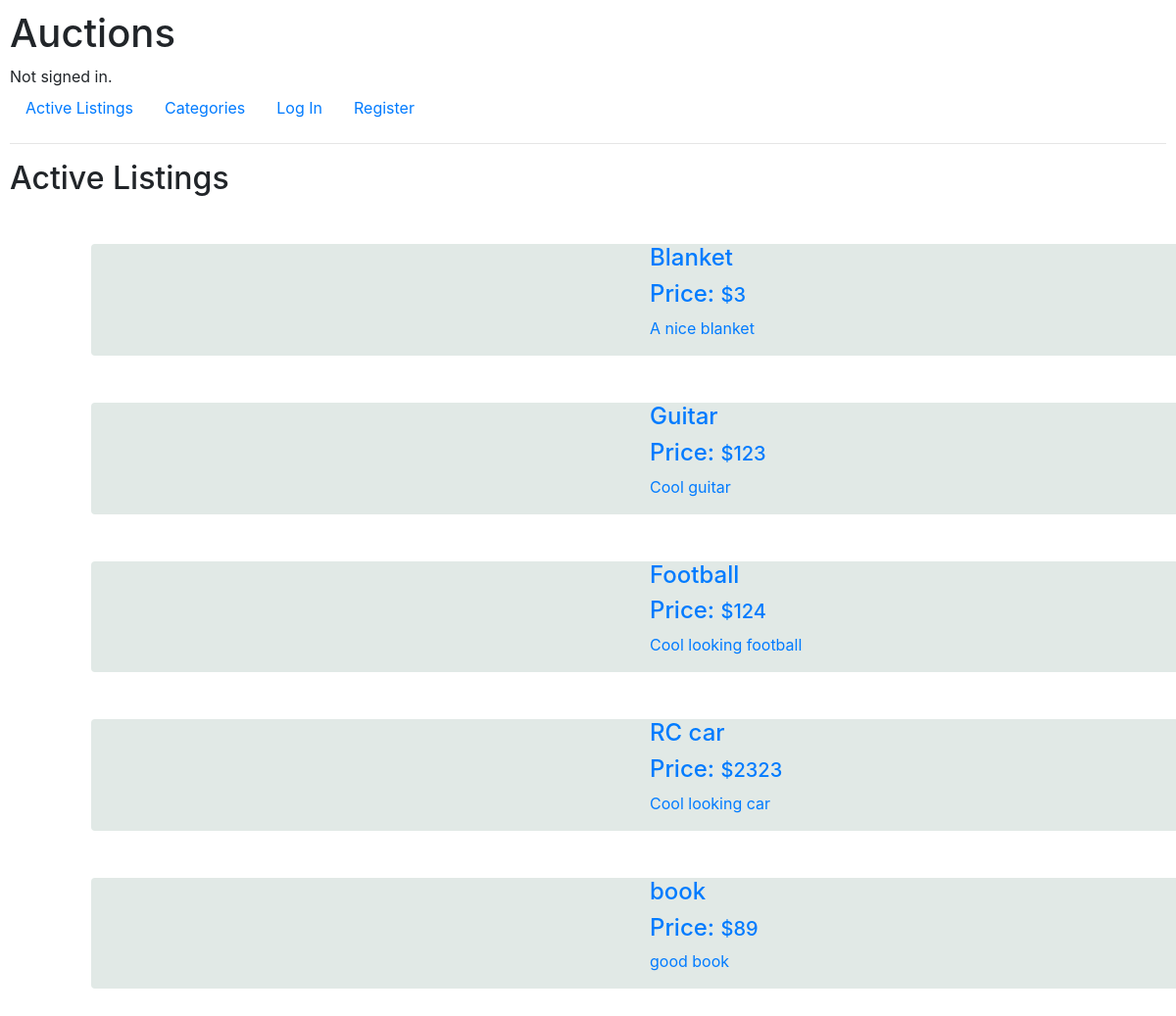
The page / on the database its author committed.
### auctions/models.py (models this page shows, shortened)
class Listing(models.Model):
    title = models.CharField(max_length=64)
    description = models.CharField(max_length=150)
    starting_bid = models.IntegerField()
    image_link = models.CharField(max_length=400)
    Category = (('Fashion', 'Fashion'),('Toys','Toys'),('Electronics','Electronics'),('Home','Home'),('Health', 'Health'),('Sports','Sports'))
    category = models.CharField(max_length=200,null=True, choices=Category)

### auctions/views.py (the view)
# urls.py: path("", views.index, name="index"),
def index(request):
    context = {"listing":Listing.objects.all()}
    return render(request, "auctions/index.html",context)

### auctions/templates/auctions/index.html (shortened to what this page needs)
{% extends "auctions/layout.html" %}
{% block body %}
    <h2>Active Listings</h2>
    <div class="container">
        {% for list in listing %}
        <a href="{% url 'listing_page' list.id%}">
        <div class="container m-5 " >
            <div class="row  rounded d-flex align-items-center" style="background-color: rgb(225, 233, 230);" >
                <div class="col d-flex-column-reverse  ">
                    <h4>{{list.title}}</h4>
                    <h4>Price: <span class="h5">${{list.starting_bid}}</span></h4>
                    <p>{{list.description}}</p>
                </div>
            </div>
        </a>
        </div>
        {% endfor %}
{% endblock %}

### auctions/templates/auctions/layout.html (shortened to what this page needs)
{% load static %}
<!DOCTYPE html>
<html lang="en">
    <head>
        <link rel="stylesheet" href="https://stackpath.bootstrapcdn.com/bootstrap/4.4.1/css/bootstrap.min.css">
        <link href="{% static 'auctions/styles.css' %}" rel="stylesheet">
    </head>
    <body>
        <h1>Auctions</h1>
        <div>
            {% if user.is_authenticated %}
                Signed in as <strong>{{ user.username }}</strong>.
            {% else %}
                Not signed in.
            {% endif %}
        </div>
        <ul class="nav">
            <li class="nav-item">
                <a class="nav-link" href="{% url 'index' %}">Active Listings</a>
            </li>
            <li>
                <a class="nav-link" href="{% url 'categories' %}">Categories</a>
            </li>
            {% if user.is_authenticated %}
                <li>
                    <a class="nav-link" href="{% url 'watchlist' %}">Watchlist</a>
                </li>
                <li>
                    <a class="nav-link" href="{% url 'create_listing' %}">Create Listing</a>
                </li>
                <li class="nav-item">
                    <a class="nav-link" href="{% url 'logout' %}">Log Out</a>
                </li>
            {% else %}
                <li class="nav-item">
                    <a class="nav-link" href="{% url 'login' %}">Log In</a>
                </li>
                <li class="nav-item">
                    <a class="nav-link" href="{% url 'register' %}">Register</a>
                </li>
            {% endif %}
        </ul>
        <hr>
        {% block body %}
        {% endblock %}
    </body>
</html>

### auctions/static/auctions/styles.css (style rules this page uses)
body { padding: 10px; }

### rows shown on the page
Listing: title "Blanket", starting_bid "3", description "A nice blanket"
Listing: title "Guitar", starting_bid "123", description "Cool guitar"
Listing: title "Football", starting_bid "124", description "Cool looking football"
Listing: title "RC car", starting_bid "2323", description "Cool looking car"
Listing: title "book", starting_bid "89", description "good book"
